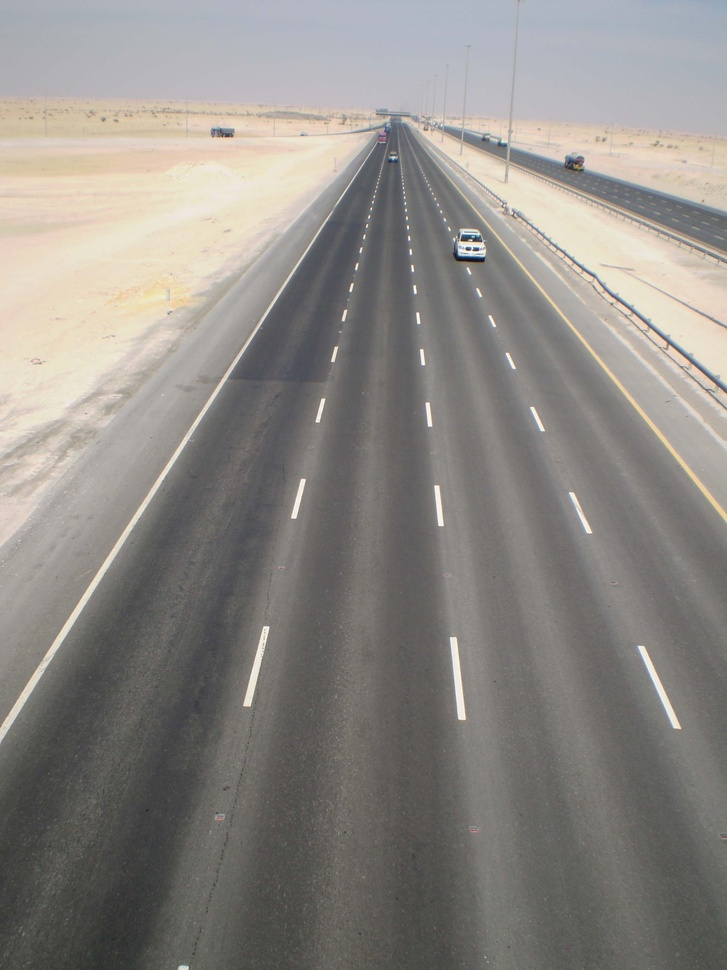
#> input picture photo_roadline_test_v1/lanes.jpg, 727 x 970 px, shrunk from 2304 x 3072 before the run
$ jupyter execute photo_roadline_test_v1.ipynb
#> lines starting #> are read from the running program, lines starting #| are printed output that depends on the picture; after the words box and inside, x2 and y2 are one past the last pixel; in counts of white or black regions, pixels touching at a corner belong together
[cell 1]
import cv2
import numpy as np

[cell 2]
img = cv2.imread('lanes.jpg', cv2.IMREAD_COLOR)
#> img is the input picture: shape (970, 727, 3); mean B, G, R 132.5, 137.1, 140.7

[cell 3]
# Convert the image to gray-scale
gray = cv2.cvtColor(img, cv2.COLOR_BGR2GRAY)
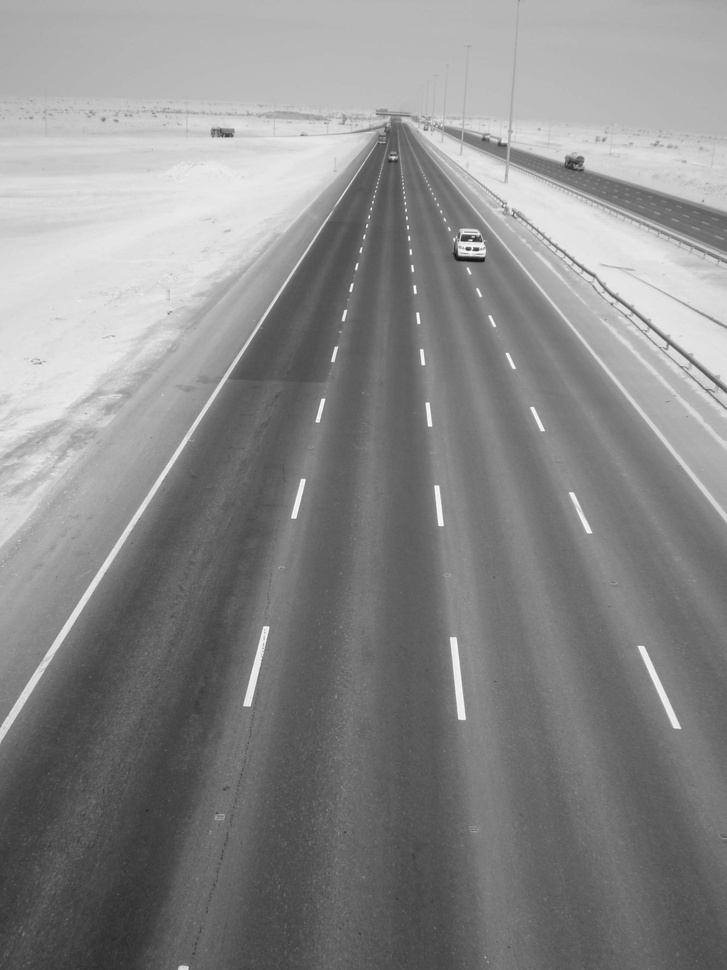
#> gray: shape (970, 727); min 17, max 255, mean 137.6

# Find the edges in the image using canny detector
edges = cv2.Canny(gray, 50, 200)
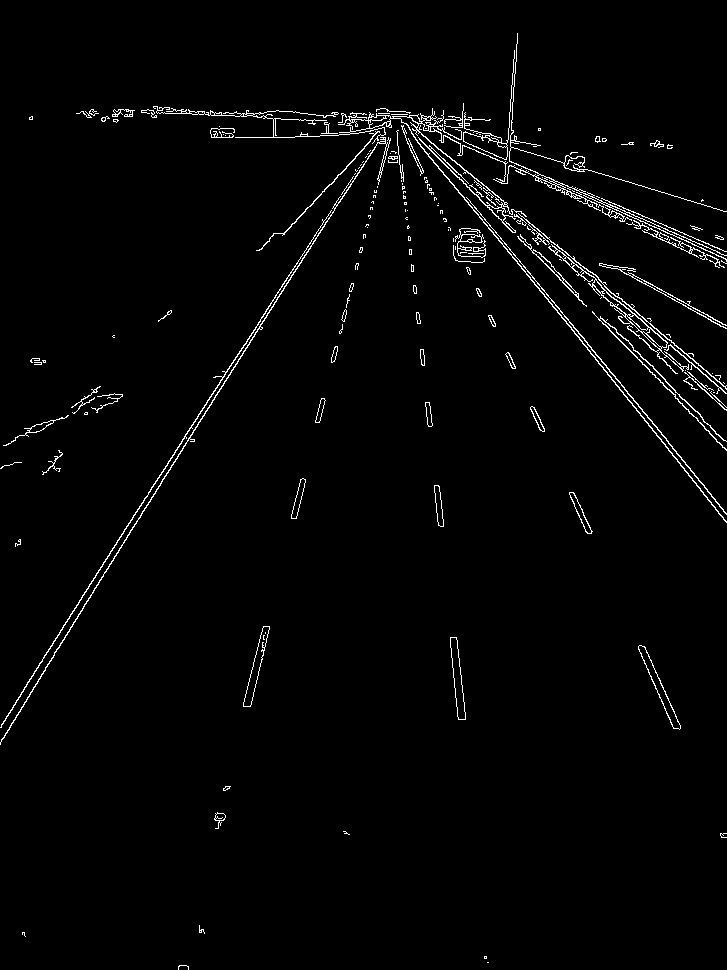
#> edges: shape (970, 727); 2% white in thin lines or dots

# Detect points that form a line
lines = cv2.HoughLinesP(edges, 1, np.pi/180, 200, minLineLength=10, maxLineGap=250)
#> lines = 13 rows, first 6: [1, 739, 393, 111], [103, 562, 396, 111], [394, 111, 726, 521], [27, 682, 398, 111], [399, 114, 726, 441], [397, 111, 725, 386]

# Draw lines on the image
for line in lines:
    x1, y1, x2, y2 = line[0]
    cv2.line(img, (x1, y1), (x2, y2), (255, 0, 0), 3)
#> this loop made 13 passes
#> (x1, y1, x2, y2) on passes 1 to 12: (1, 739, 393, 111), (103, 562, 396, 111), (394, 111, 726, 521), (27, 682, 398, 111), (399, 114, 726, 441), (397, 111, 725, 386), (401, 111, 726, 513), (399, 111, 726, 450), (440, 149, 722, 403), (395, 111, 725, 258), (406, 114, 725, 211), (82, 595, 393, 116)
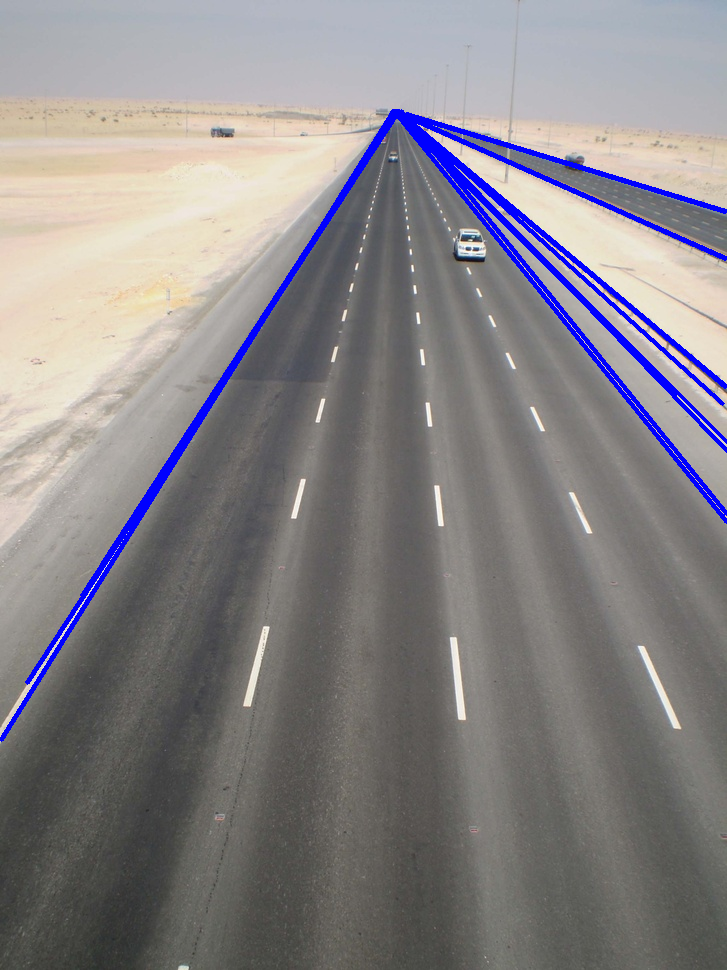
#> img: shape (970, 727, 3); 2.95% of pixels changed, all inside (x1, y1, x2, y2) = (0, 109, 727, 742)
# Show result
cv2.imshow("Result Image", img)

[cell 4]
k = cv2.waitKey(0) # waitKey代表读取键盘的输入，0代表一直等待
#> (key Esc is pressed here)
